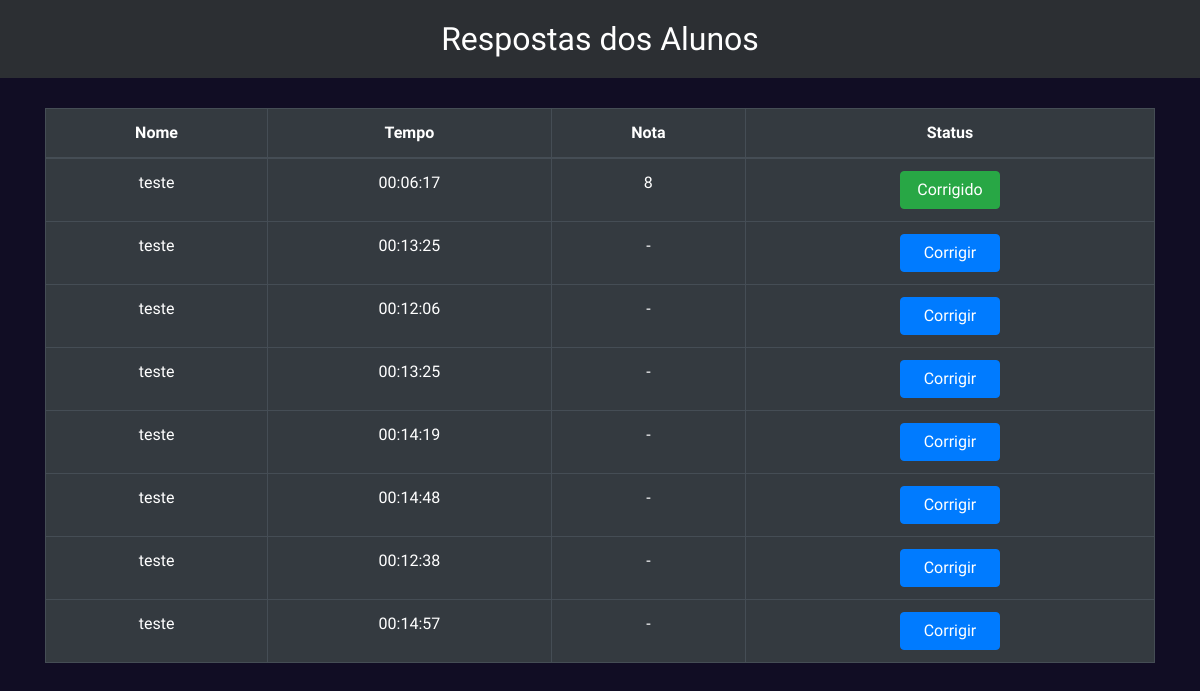
Page /view/teacher_page.php (signed in) on the earlier database version.
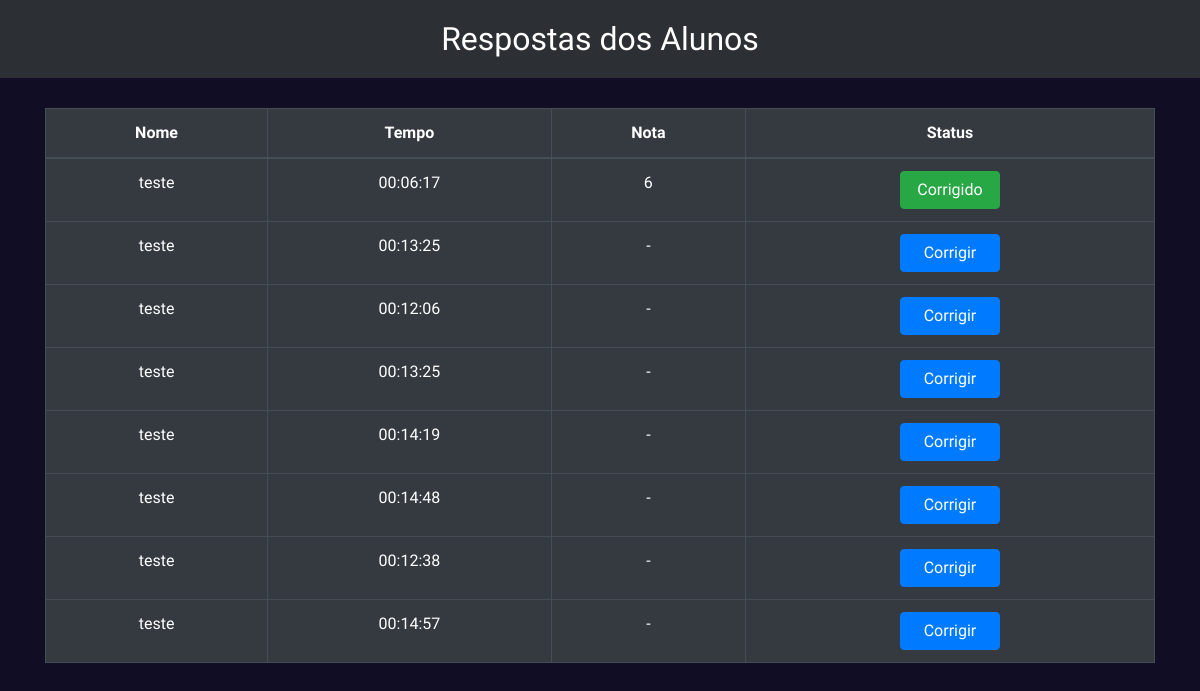
Same page on the later database version.
### tables this page shows
CREATE TABLE `game` (
  `idGame` int(11) NOT NULL,
  `idUser` int(11) NOT NULL,
  `time` time NOT NULL,
  `finish` tinyint(1) NOT NULL,
  `correction` tinyint(1) NOT NULL,
  `grade` double NOT NULL
);

CREATE TABLE `user` (
  `idUser` int(11) NOT NULL,
  `name` varchar(50) NOT NULL,
  `email` varchar(100) NOT NULL,
  `password` varchar(256) NOT NULL,
  `access` tinyint(1) NOT NULL
);

### model/functions.php (called while the page is built, shortened)
<?php
function list_players($conectado)
{
    $query = "SELECT * FROM user natural join game WHERE finish = 1";
    $stmt = mysqli_prepare($conectado, $query);
    mysqli_stmt_execute($stmt);
    $result = mysqli_stmt_get_result($stmt);
    $players = array();
    while ($row = mysqli_fetch_assoc($result)) {
        $players[] = array(
            'idUser' => $row['idUser'],
            'name' => $row['name'],
            'idGame' => $row['idGame'],
            'time' => $row['time'],
            'correction' => $row['correction'],
            'grade' => $row['grade']
        );
    }
    return $players;
}

### view/teacher_page.php (the view, shortened to what this page needs)
<!DOCTYPE html>
<html lang="en">
<head>
    <link href="https://maxcdn.bootstrapcdn.com/bootstrap/4.5.2/css/bootstrap.min.css" rel="stylesheet">
</head>
<body>
    <header class="text-center">
        <h2 class="mb-0">Respostas dos Alunos</h2>
    </header>
    <div class="container">
        <?php
        require_once "../model/conexao.php";
        require_once "../model/functions.php";
        $players = list_players($conectado);
        echo '<div class="table-responsive d-flex justify-content-center">';
        echo '<table class="table table-dark table-bordered">';
        echo '<thead>';
        echo '<tr class="text-center">';
        echo '<th>Nome</th>';
        echo '<th>Tempo</th>';
        echo '<th>Nota</th>';
        echo '<th>Status</th>';
        echo '</tr>';
        echo '</thead>';
        echo '<tbody>';
        foreach ($players as $player) {
            echo '<tr class="text-center">';
            echo '<td>' . $player['name'] . '</td>';
            echo '<td>' . $player['time'] . '</td>';
            if($player['correction'] == 0)
                echo '<td> - </td>';
            else
                echo '<td>' . $player['grade'] . '</td>';
            if ($player['correction'] == 0) {
                echo '<td>
                    <form action="../view/game_correction.php" method="post">
                        <input type="hidden" name="idUser" value="' . $player['idUser'] . '">
                        <input type="hidden" name="idGame" value="' . $player['idGame'] . '">
                        <input type="submit" class="btn btn-primary" value="Corrigir">
                    </form>
                </td>';
            } else {
                echo '<td>
                    <form action="../view/game_correction.php" method="post">
                        <input type="hidden" name="idUser" value="' . $player['idUser'] . '">
                        <input type="hidden" name="idGame" value="' . $player['idGame'] . '">
                        <input type="submit" class="btn btn-success" value="Corrigido">
                    </form>
                </td>';
            }
            echo '</tr>';
        }
        echo '</tbody>';
        echo '</table>';
        echo '</div>';
        ?>
    </div>
</body>
</html>

### view/teacher_page.php (style rules this page uses)
body { font-family: 'Plus Jakarta Sans', sans-serif; background-color: #110D24; color: white; }
header { background-color: #2C2F33; padding: 20px; margin-bottom: 30px; }
.btn { width: 100px; }

Differences in the rows shown:
changed game (number 1 of 8 on the later page): grade "8" → "6"
